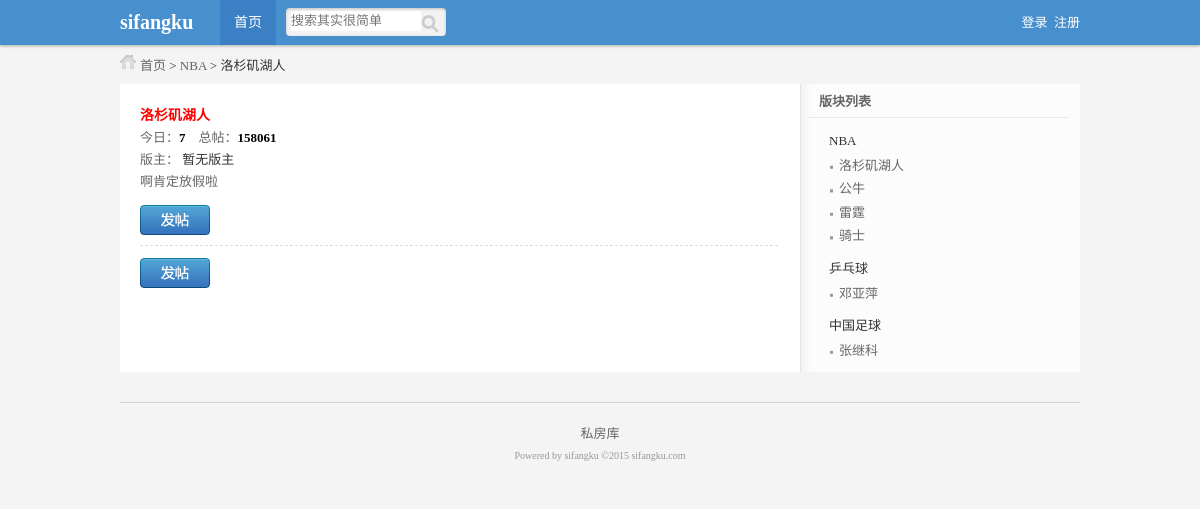
Page /list_son.php?id=1 on the committed database.
### tables this page shows
CREATE TABLE IF NOT EXISTS `sfk_father_module` (
  `id` int(10) unsigned NOT NULL AUTO_INCREMENT,
  `module_name` varchar(66) NOT NULL,
  `sort` int(11) NOT NULL DEFAULT '0',
  PRIMARY KEY (`id`)
);

CREATE TABLE IF NOT EXISTS `sfk_son_module` (
  `id` int(255) unsigned NOT NULL AUTO_INCREMENT,
  `father_module_id` int(10) unsigned NOT NULL DEFAULT '1',
  `module_name` varchar(66) DEFAULT NULL,
  `info` varchar(255) DEFAULT NULL,
  `member_id` int(10) unsigned DEFAULT '0',
  `sort` int(10) unsigned DEFAULT '0',
  PRIMARY KEY (`id`)
);

### inc/mysql.inc.php (called while the page is built, shortened)
<?php
function execute($link,$query){
    $result=mysqli_query($link,$query);
    return $result;
}
?>

### inc/list_right.inc.php (the view)
<div id="right">
    <div class="classList">
        <div class="title">版块列表</div>
        <ul class="listWrap">
            <?php
            $query="select * from sfk_father_module";
            $result_father=execute($link,$query);
            while ($data_father=mysqli_fetch_assoc($result_father)){
                ?>
                <li>
                    <h2><a href="list_father.php?id=<?php echo $data_father['id'];?>"><?php echo $data_father['module_name']?></a></h2>
                    <ul>
                        <?php
                        $query="select * from sfk_son_module where father_module_id={$data_father['id']}";
                        $result_son=execute($link,$query);
                        while($data_son=mysqli_fetch_assoc($result_son)){
                            echo "<li><h3><a href='list_son.php?id={$data_son['id']}'>{$data_son['module_name']}</a></h3></li>";
                        }
                        ?>
                    </ul>
                </li>
                <?php
            }
            ?>
        </ul>
    </div>
</div>

### list_son.php (shortened to what this page needs)
<?php
include "inc/mysql.inc.php";
$link=connect();
$query="select * from sfk_son_module where id={$_GET['id']}";
$result_son=execute($link,$query);
$data_son=mysqli_fetch_assoc($result_son);
$query="select * from sfk_member where id={$data_son['member_id']}";
$result_member=execute($link,$query);
?>
<?php include "inc/header.inc.php";?>
<div id="position" class="auto">
    <?php
        $query="select * from sfk_father_module where id={$data_son['father_module_id']}";
        $result_father=execute($link,$query);
        $data_father=mysqli_fetch_assoc($result_father);
    ?>
    <a>首页</a> &gt; <a href="list_father.php?id=<?php echo $data_father['id']?>"><?php echo $data_father['module_name']?></a> &gt; <?php echo $data_son['module_name']?>
</div>
<div id="main" class="auto">
    <div id="left">
        <div class="box_wrap">
            <h3><?php echo $data_son['module_name']?></h3>
            <div class="num">
                今日：<span>7</span>&nbsp;&nbsp;&nbsp;
                总帖：<span>158061</span>
            </div>
            <div class="moderator">版主：
                <span>
                    <?php
                        if (mysqli_num_rows($result_member)==0){
                            echo '暂无版主';
                        }else{
                            $data_member=mysqli_fetch_assoc($result_member);
                            echo $data_member['name'];
                        }
                    ?>
                </span>
            </div>
            <div class="notice"><?php echo $data_son['info']?></div>
            <div class="pages_wrap">
                <a class="btn publish" href="publish.php?son_module_id=<?php echo $_GET['id']?>"></a>
            </div>
        </div>
        <ul class="postsList">
        </ul>
        <div class="pages_wrap">
            <a class="btn publish" href="publish.php?son_module_id=<?php echo $_GET['id']?>"></a>
        </div>
    </div>
    <?php include "inc/list_right.inc.php"?>
</div>
<?php include "inc/footer.inc.php";?>

### style/public.css (style rules this page uses)
body,div,ul,ol,li,dl,dt,dd,h1,h2,h3,h4,h5,h6,form,input,textarea,p { margin:0px; padding:0px; font-size:13px; font-family:Tahoma; }
ul { list-style:none; }
a { text-decoration:none; }
body { background:#f4f4f4; color:#333; }
.auto { width:960px; margin:0 auto; }
#position { background:url(style_icon.png) 0px -60px no-repeat; text-indent:20px; }
#position a { color:#666; }
a.btn { display:block; width:70px; height:30px; float:left; }
a.publish { background:url(bg.png) 0 0 no-repeat; }

### style/list.css (style rules this page uses)
#main { background:url(main_bg.png) repeat-y; margin-top:10px; }
#main #left { width:638px; padding:7px 20px; float:left; }
#main #right { width:282px; float:right; }
#main #left .box_wrap { color:#666; line-height:22px; }
#main #left div.box_wrap h3 { margin:14px 0 0 0; font-size:14px; color:red; }
#main #left div.num span { color:#000; font-weight:bold; }
#main #left div.moderator span { color:#333; }
#main #left div.pages_wrap { margin:12px 0 0 0; }
#main ul.postsList { margin:10px 0 0 0; border-top:1px dashed #ddd; }
#main #right .classList .title { width:260px; margin:0 auto; padding:7px 0; font-weight:bold; color:#666; text-indent:10px; border-bottom:1px solid #e8e8e8; }
#main #right .classList ul.listWrap { width:220px; margin:15px auto 0 auto; }
#main #right .classList ul.listWrap li h2 a { color:#333; font-weight:normal; }
#main #right .classList ul.listWrap li ul { margin:5px 0 10px 0px; }
#main #right .classList ul.listWrap li ul li { background:url(style_icon.png) 0px -389px no-repeat; line-height:180%; border-radius:3px; color: #666; padding-left:10px; }
#main #right .classList ul.listWrap li ul li h3 a { font-weight:normal; color:#666; }

### rows in the picture
sfk_father_module: module_name "NBA"
sfk_son_module: module_name "洛杉矶湖人", info "啊肯定放假啦"
sfk_son_module: module_name "公牛"
sfk_son_module: module_name "雷霆"
sfk_son_module: module_name "骑士"
sfk_father_module: module_name "乒乓球"
sfk_son_module: module_name "邓亚萍"
sfk_father_module: module_name "中国足球"
sfk_son_module: module_name "张继科"
